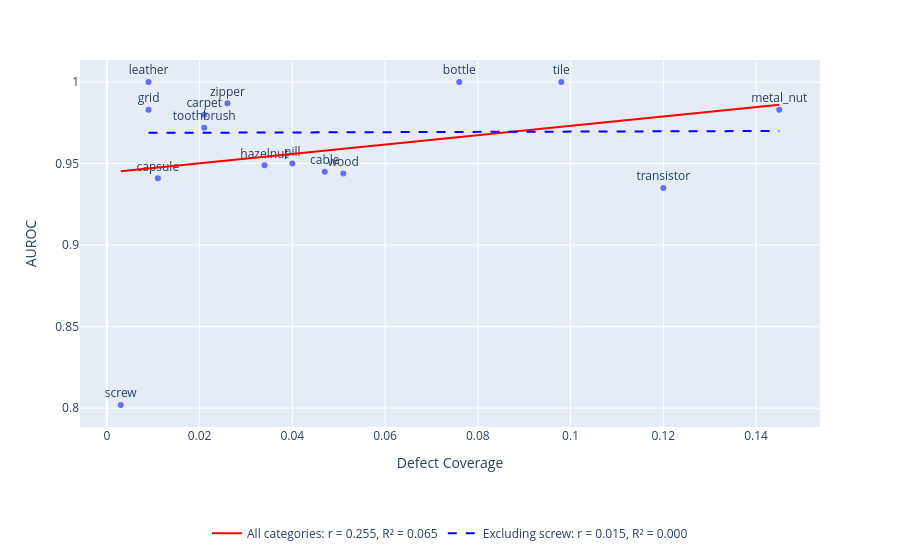

This figure's notebook cell:
### Code cell
combined = defect_coverage.join(mal_aurocs)

# Rename if necessary
combined = combined.rename(columns={
    "mal_aurocs": "AUROC",
})

plot_df = combined.reset_index(names="category")
no_screw = plot_df[plot_df["category"] != "screw"]


# --- All categories ---
fig = px.scatter(
    plot_df,
    x="Defect Coverage",
    y="AUROC",
    text="category",
    hover_name="category",
    trendline="ols",
)

r_all = plot_df["Defect Coverage"].corr(plot_df["AUROC"])

results_all = px.get_trendline_results(fig)
fit_all = results_all.iloc[0]["px_fit_results"]
r2_all = fit_all.rsquared

fig.data[0].showlegend = False
fig.data[1].line.color = "red"
fig.data[1].name = (
    f"All categories: r = {r_all:.3f}, R² = {r2_all:.3f}"
)
fig.data[1].showlegend = True


# Excluding screw
fig_no_screw = px.scatter(
    no_screw,
    x="Defect Coverage",
    y="AUROC",
    trendline="ols",
)

r_no_screw = no_screw["Defect Coverage"].corr(no_screw["AUROC"])

results_no_screw = px.get_trendline_results(fig_no_screw)
fit_no_screw = results_no_screw.iloc[0]["px_fit_results"]
r2_no_screw = fit_no_screw.rsquared

# Grab only the trendline from the temporary figure
no_screw_line = fig_no_screw.data[1]

no_screw_line.line.color = "blue"
no_screw_line.line.dash = "dash"
no_screw_line.name = (
    f"Excluding screw: r = {r_no_screw:.3f}, "
    f"R² = {r2_no_screw:.3f}"
)
no_screw_line.showlegend = True

fig.add_trace(no_screw_line)


fig.update_traces(textposition="top center")

fig.update_layout(
    title=None,
    legend=dict(
        orientation="h",
        x=0.5,
        y=-0.25,
        xanchor="center",
        yanchor="top",
    ),
    margin=dict(b=100),
)

fig.write_image(
    IMAGE_DIR / "defect_coverage_auroc.svg",
    width=1200,
    height=450
)
fig.show()

### Figure 1 — Plotly figure (JSON) as saved in the notebook; plotly's stock layout.template omitted (floating-point values rounded to 4 significant figures)
{"data": [{"hovertemplate": "<b>%{hovertext}</b><br><br>Defect Coverage=%{x}<br>AUROC=%{y}<br>category=%{text}<extra></extra>", "hovertext": ["bottle", "cable", "capsule", "carpet", "grid", "hazelnut", "leather", "metal_nut", "pill", "screw", "tile", "toothbrush", "transistor", "wood", "zipper"], "legendgroup": "", "marker": {"color": "#636efa", "symbol": "circle"}, "mode": "markers+text", "name": "", "orientation": "v", "showlegend": false, "text": ["bottle", "cable", "capsule", "carpet", "grid", "hazelnut", "leather", "metal_nut", "pill", "screw", "tile", "toothbrush", "transistor", "wood", "zipper"], "textposition": "top center", "type": "scatter", "x": [0.076, 0.047, 0.011, 0.021, 0.009, 0.034, 0.009, 0.145, 0.04, 0.003, 0.098, 0.021, 0.12, 0.051, 0.026], "xaxis": "x", "y": [1.0, 0.945, 0.941, 0.98, 0.983, 0.949, 1.0, 0.983, 0.95, 0.802, 1.0, 0.972, 0.935, 0.944, 0.987], "yaxis": "y"}, {"hovertemplate": "<b>OLS trendline</b><br>AUROC = 0.28781 * Defect Coverage + 0.944424<br>R<sup>2</sup>=0.065133<br><br>Defect Coverage=%{x}<br>AUROC=%{y} <b>(trend)</b><extra></extra>", "legendgroup": "", "line": {"color": "red"}, "marker": {"color": "#636efa", "symbol": "circle"}, "mode": "lines", "name": "All categories: r = 0.255, R² = 0.065", "showlegend": true, "textposition": "top center", "type": "scatter", "x": [0.003, 0.009, 0.009, 0.011, 0.021, 0.021, 0.026, 0.034, 0.04, 0.047, 0.051, 0.076, 0.098, 0.12, 0.145], "xaxis": "x", "y": [0.9453, 0.947, 0.947, 0.9476, 0.9505, 0.9505, 0.9519, 0.9542, 0.9559, 0.958, 0.9591, 0.9663, 0.9726, 0.979, 0.9862], "yaxis": "y"}, {"hovertemplate": "<b>OLS trendline</b><br>AUROC = 0.0085337 * Defect Coverage + 0.968783<br>R<sup>2</sup>=0.000233<br><br>Defect Coverage=%{x}<br>AUROC=%{y} <b>(trend)</b><extra></extra>", "legendgroup": "", "line": {"color": "blue", "dash": "dash"}, "marker": {"color": "#636efa", "symbol": "circle"}, "mode": "lines", "name": "Excluding screw: r = 0.015, R² = 0.000", "showlegend": true, "textposition": "top center", "type": "scatter", "x": [0.009, 0.009, 0.011, 0.021, 0.021, 0.026, 0.034, 0.04, 0.047, 0.051, 0.076, 0.098, 0.12, 0.145], "xaxis": "x", "y": [0.9689, 0.9689, 0.9689, 0.969, 0.969, 0.969, 0.9691, 0.9691, 0.9692, 0.9692, 0.9694, 0.9696, 0.9698, 0.97], "yaxis": "y"}], "layout": {"legend": {"orientation": "h", "tracegroupgap": 0, "x": 0.5, "xanchor": "center", "y": -0.25, "yanchor": "top"}, "margin": {"b": 100, "t": 60}, "title": {}, "xaxis": {"anchor": "y", "domain": [0, 1], "title": {"text": "Defect Coverage"}}, "yaxis": {"anchor": "x", "domain": [0, 1], "title": {"text": "AUROC"}}}}
